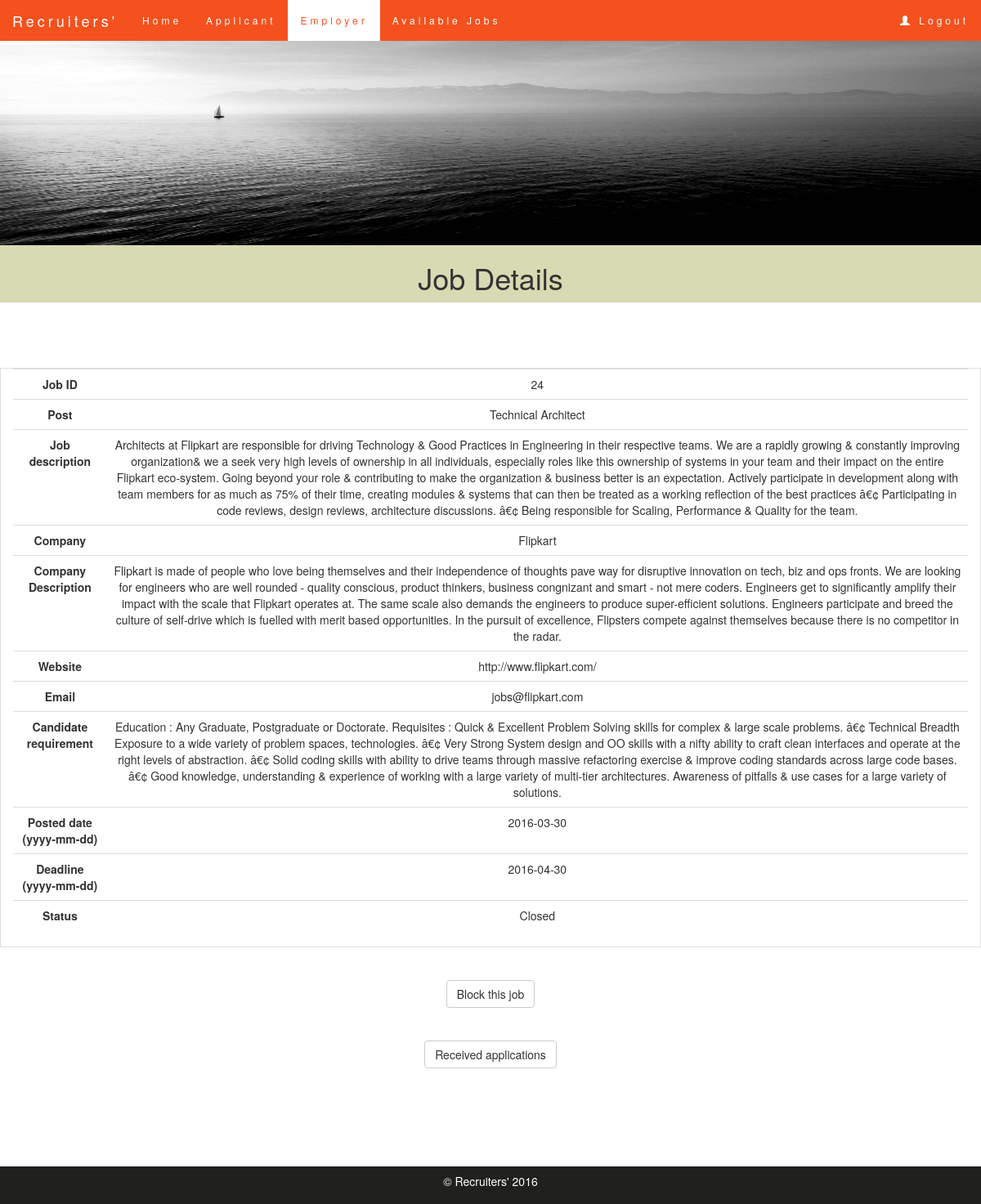
Page /admin/viewjobdetail.php?company_id=17&job_id=24 (signed in) on the committed database.
### tables this page shows
CREATE TABLE IF NOT EXISTS `postjob` (
  `username` varchar(10) NOT NULL,
  `cmpname` varchar(50) NOT NULL,
  `category` varchar(30) NOT NULL,
  `email` varchar(50) NOT NULL,
  `job_id` int(11) NOT NULL AUTO_INCREMENT,
  `company_id` int(11) NOT NULL,
  `role` varchar(100) NOT NULL,
  `jobdesc` varchar(1000) NOT NULL,
  `stipend` int(10) NOT NULL,
  `location` varchar(25) NOT NULL,
  `vacancy` int(5) NOT NULL,
  `profile` varchar(1000) NOT NULL,
  `posted_date` date NOT NULL,
  `contact` bigint(20) NOT NULL,
  `cmpdesc` varchar(1000) NOT NULL,
  `deadline` date NOT NULL,
  `closejob` varchar(10) NOT NULL DEFAULT 'open',
  `logos` varchar(500) NOT NULL,
  `notification` int(11) NOT NULL,
  `requestdate` date NOT NULL,
  PRIMARY KEY (`job_id`)
);

CREATE TABLE IF NOT EXISTS `clients` (
  `id` int(11) NOT NULL AUTO_INCREMENT,
  `username` varchar(10) NOT NULL,
  `email` varchar(255) NOT NULL,
  `password` varchar(30) NOT NULL,
  `company` varchar(100) NOT NULL,
  `website` varchar(500) NOT NULL,
  `number` bigint(10) NOT NULL,
  `closejob` varchar(10) NOT NULL DEFAULT 'open',
  PRIMARY KEY (`id`)
);

### admin/viewjobdetail.php (the view, shortened to what this page needs)
<!DOCTYPE html>
<html lang="en">
<head>
    <link rel="stylesheet" href="http://maxcdn.bootstrapcdn.com/bootstrap/3.3.6/css/bootstrap.min.css">
   <link rel="stylesheet" href="\PHPProject\main.css">
</head>
<body>
    <nav class="navbar navbar-default navbar-fixed-top">
    <div class="container-fluid">
    <div class="navbar-header">
        <a class="navbar-brand" href="#">Recruiters'</a>
    </div>
    <ul class="nav navbar-nav">
        <li><a href="\PHPProject\admin\home.php">Home</a></li>
        <li ><a href="\PHPProject\admin\employee.php">Applicant</a></li>
        <li class="active"><a href="\PHPProject\admin\employer.php" >Employer</a></li>
        <li><a href="\PHPProject\admin\jobs.php">Available Jobs</a></li>
    </ul>
    <ul class="nav navbar-nav navbar-right" >
        <li><a href="\PHPProject\logout.php"><span class="glyphicon glyphicon-user"> </span>&nbsp;Logout</a></li>
    </ul>
    </div>
    </nav>
    <img class="img" src="\PHPProject\home_img.jpg.jpg" alt="home_img">
    <div class="container-fluid text-center register">
        <h1>Job Details</h1>
    </div>
    <br/><br/><br/><br/>
<div class="container-fluid table-bordered table-hover text-center">
<table class="table">
<tbody>
<?php
$connection=new PDO('mysql:host=localhost;dbname=project','root','');
$statement="SELECT * FROM postjob WHERE job_id=?";
$query=$connection->prepare($statement);
if(!$query->execute(array($_GET['job_id']))){
	echo "error";
	die();
}
$row=$query->fetch(PDO::FETCH_OBJ);
echo "<tr><td><b>Job ID</b></td>";
echo "<td>$row->job_id</td></tr>";
echo "<tr><td><b>Post</b></td>";
echo "<td>$row->role</td></tr>";
echo "<tr><td><b>Job description</b></td>";
echo "<td>$row->jobdesc</td></tr>";
echo "<tr><td><b>Company</b></td>";
echo "<td>$row->cmpname</td></tr>";
echo "<tr><td><b>Company Description</b></td>";
echo "<td>$row->cmpdesc</td></tr>";
echo "<tr><td><b>Website</b></td>";
$statement1="SELECT website,closejob FROM clients WHERE id=?";
$query1=$connection->prepare($statement1);
if(!$query1->execute(array($row->company_id))){
	echo "error";
	die();
}
$row1=$query1->fetch(PDO::FETCH_OBJ);
echo "<td>$row1->website</td></tr>";
echo "<tr><td><b>Email</b></td>";
echo "<td>$row->email</td></tr>";
echo "<tr><td><b>Candidate requirement</b></td>";
echo "<td>$row->profile</td></tr>";
echo "<tr><td><b>Posted date (yyyy-mm-dd)</b></td>";
echo "<td>$row->posted_date</td></tr>";
echo "<tr><td><b>Deadline (yyyy-mm-dd)</b></td>";
echo "<td>$row->deadline</td></tr>";
echo "<tr><td><b>Status</b></td>";
$end_date=$row->deadline;
$today="20".date('y/m/d');
if(strtotime($end_date)<strtotime($today)){
	echo "<td>Closed</td></tr>";
}else{
	echo "<td>$row->closejob</td>";
}
echo "</tr></tbody></table></div>";
echo "<br><br>";
if($row1->closejob=="blocked"){
	echo "Account closed";
}else if($row->closejob=="removed"){
	echo "Job is removed";
}
else if($row->closejob=="blocked"){
	echo "<div class=\"container text-center\"><a  class=\"btn btn-default\"  href=\"unblockjob.php?job_id=".$_GET['job_id']."\">Unblock this job</a></div>";
}else{
	echo "<div class=\"container text-center\"><a   class=\"btn btn-default\" href=\"blockjob.php?job_id=".$_GET['job_id']."\">Block this job</a></div>";
}
echo "<br><br><div class=\"container text-center\"><a  class=\"btn btn-default\" href=\"jobapplications.php?company_id=".$_GET['company_id']."&job_id=$row->job_id\">Received applications</a></div>";
?>
<br/><br/><br/><br/><br/><br/>
    <footer class="container-fluid text-center copyright">
        <p>&copy; Recruiters' 2016</p>
    </footer>
</body>
</html>

### main.css (style rules this page uses)
html,body { height: 100% }
.img { position:relative; height:300px; width:100%; }
.navbar { margin-bottom: 0; background-color: #f4511e; z-index: 9999; border: 0; font-size: 12px !important; line-height: 1.42857143 !important; letter-spacing: 4px; border-radius: 0; padding-top:-10px; padding-bottom:-10px; }
.navbar li a, .navbar .navbar-brand { color: #fff !important; }
.navbar-nav li a:hover, .navbar-nav li.active a { color: #f4511e !important; background-color: #fff !important; }
.copyright { background-color:rgb(32, 32, 28); color:white; padding:8px; }
.register { background-color:rgb(216, 218, 179); }

### rows in the picture
postjob: job_id "24", role "Technical Architect", jobdesc "Architects at Flipkart are responsible for driving Technology & Good Practices in Engineering in their respective teams. We are a rapidly growing & constantly improving organization& we a seek very high levels of ownership in all individuals, especially roles like this ownership of systems in your team and their impact on the entire Flipkart eco-system. Going beyond your role & contributing to make the organization & business better is an expectation. Actively participate in development along with team members for as much as 75% of their time, creating modules & systems that can then be treated as a working reflection of the best practices â€¢ Participating in code reviews, design reviews,…", cmpname "Flipkart", cmpdesc "Flipkart is made of people who love being themselves and their independence of thoughts pave way for disruptive innovation on tech, biz and ops fronts. We are looking for engineers who are well rounded - quality conscious, product thinkers, business congnizant and smart - not mere coders. Engineers get to significantly amplify their impact with the scale that Flipkart operates at. The same scale also demands the engineers to produce super-efficient solutions. Engineers participate and breed the culture of self-drive which is fuelled with merit based opportunities. In the pursuit of excellence, Flipsters compete against themselves because there is no competitor in the radar.", email "jobs@flipkart.com", profile "Education : Any Graduate, Postgraduate or Doctorate. Requisites : Quick & Excellent Problem Solving skills for complex & large scale problems. â€¢ Technical Breadth Exposure to a wide variety of problem spaces, technologies. â€¢ Very Strong System design and OO skills with a nifty ability to craft clean interfaces and operate at the right levels of abstraction. â€¢ Solid coding skills with ability to drive teams through massive refactoring exercise & improve coding standards across large code bases. â€¢ Good knowledge, understanding & experience of working with a large variety of multi-tier architectures. Awareness of pitfalls & use cases for a large variety of solutions.", posted_date "2016-03-30", deadline "2016-04-30"
clients: website "http://www.flipkart.com/"
